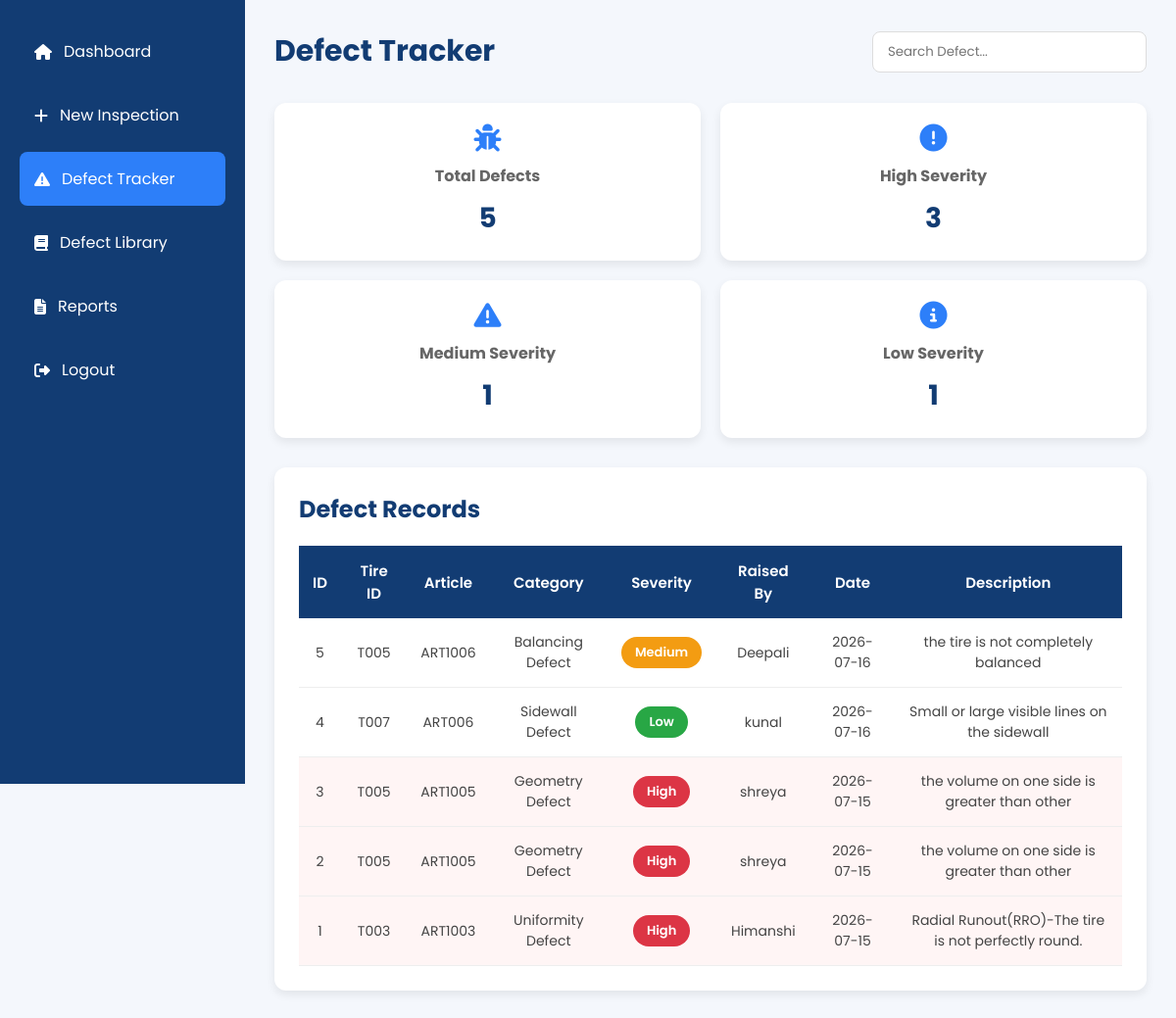
Page /tracker on the committed database.
### tables this page shows
CREATE TABLE defects(

        defect_id INTEGER PRIMARY KEY AUTOINCREMENT,

        inspection_id INTEGER,

        tire_id TEXT NOT NULL,

        article_number TEXT NOT NULL,

        defect_category TEXT NOT NULL,

        severity TEXT NOT NULL,

        defect_date TEXT NOT NULL,

        defect_description TEXT NOT NULL,

        raised_by TEXT NOT NULL,

        FOREIGN KEY(inspection_id)
        REFERENCES inspection(inspection_id)

    );

### app.py (the view)
@app.route("/tracker")
def tracker():
    conn = sqlite3.connect("qims.db")
    cursor = conn.cursor()
    cursor.execute("""
        SELECT
            defect_id,
            tire_id,
            article_number,
            defect_category,
            severity,
            defect_date,
            raised_by,
            defect_description
        FROM defects
        ORDER BY defect_id DESC
    """)
    defects = cursor.fetchall()
    cursor.execute("SELECT COUNT(*) FROM defects")
    total = cursor.fetchone()[0]
    cursor.execute("SELECT COUNT(*) FROM defects WHERE severity='High'")
    high = cursor.fetchone()[0]
    cursor.execute("SELECT COUNT(*) FROM defects WHERE severity='Medium'")
    medium = cursor.fetchone()[0]
    cursor.execute("SELECT COUNT(*) FROM defects WHERE severity='Low'")
    low = cursor.fetchone()[0]
    conn.close()
    return render_template(
        "tracker.html",
        defects=defects,
        total=total,
        high=high,
        medium=medium,
        low=low
    )

### templates/tracker.html (shortened to what this page needs)
<!DOCTYPE html>
<html lang="en">
<head>
    <link rel="stylesheet"
          href="{{ url_for('static', filename='css/tracker.css') }}">
    <link rel="stylesheet"
          href="https://cdnjs.cloudflare.com/ajax/libs/font-awesome/6.7.2/css/all.min.css">
</head>
<body>
<div class="container">
    <div class="sidebar">
        <ul>
            <li>
                <a href="/dashboard">
                    <i class="fa-solid fa-house"></i>
                    Dashboard
                </a>
            </li>
            <li>
                <a href="/inspection">
                    <i class="fa-solid fa-plus"></i>
                    New Inspection
                </a>
            </li>
            <li class="active">
                <a href="/tracker">
                    <i class="fa-solid fa-triangle-exclamation"></i>
                    Defect Tracker
                </a>
            </li>
            <li>
                <a href="/defect-library">
                    <i class="fa-solid fa-book"></i>
                    Defect Library
                </a>
            </li>
            <li>
                <a href="/report">
                    <i class="fa-solid fa-file-lines"></i>
                    Reports
                </a>
            </li>
            <li>
                <a href="/logout">
                    <i class="fa-solid fa-right-from-bracket"></i>
                    Logout
                </a>
            </li>
        </ul>
    </div>
    <div class="main-content">
        <div class="topbar">
            <h1>Defect Tracker</h1>
            <div class="top-right">
                <input
                type="text"
                id="searchInput"
                placeholder="Search Defect...">
            </div>
        </div>
        <div class="cards">
            <div class="card">
                <i class="fa-solid fa-bug"></i>
                <h3>Total Defects</h3>
                <h2>{{ total }}</h2>
            </div>
            <div class="card">
                <i class="fa-solid fa-circle-exclamation"></i>
                <h3>High Severity</h3>
                <h2>{{ high }}</h2>
            </div>
            <div class="card">
                <i class="fa-solid fa-triangle-exclamation"></i>
                <h3>Medium Severity</h3>
                <h2>{{ medium }}</h2>
            </div>
            <div class="card">
                <i class="fa-solid fa-circle-info"></i>
                <h3>Low Severity</h3>
                <h2>{{ low }}</h2>
            </div>
        </div>
        <div class="table-section">
            <h2>Defect Records</h2>
            <div class="table-container">
                <table id="trackerTable">
                    <thead>
                        <tr>
                            <th>ID</th>
                            <th>Tire ID</th>
                            <th>Article</th>
                            <th>Category</th>
                            <th>Severity</th>
                            <th>Raised By</th>
                            <th>Date</th>
                            <th>Description</th>
                        </tr>
                    </thead>
                    <tbody>
                    {% for row in defects %}
                    <tr>
                        <td>{{ row[0] }}</td>
                        <td>{{ row[1] }}</td>
                        <td>{{ row[2] }}</td>
                        <td>{{ row[3] }}</td>
                        <td>
                        {% if row[4]=="High" %}
                            <span class="high">{{ row[4] }}</span>
                        {% elif row[4]=="Medium" %}
                            <span class="medium">{{ row[4] }}</span>
                        {% else %}
                            <span class="low">{{ row[4] }}</span>
                        {% endif %}
                        </td>
                        <td>{{ row[6] }}</td>
                        <td>{{ row[5] }}</td>
                        <td>{{ row[7] }}</td>
                    </tr>
                    {% endfor %}
                    </tbody>
                </table>
            </div>
        </div>
    </div>
</div>
</body>
</html>

### static/css/tracker.css (style rules this page uses)
* { margin:0; padding:0; box-sizing:border-box; font-family:'Poppins',sans-serif; }
body { background:#f4f7fc; }
.container { display:flex; min-height:100vh; }
.sidebar { width:250px; background:#123c73; color:#fff; padding:25px 20px; position:fixed; height:100vh; }
.sidebar ul { list-style:none; }
.sidebar ul li { margin-bottom:10px; }
.sidebar ul li a { text-decoration:none; color:white; display:flex; align-items:center; gap:12px; padding:15px; border-radius:8px; transition:.3s; }
.sidebar ul li.active a { background:#2d7ff9; }
.main-content { margin-left:250px; width:calc(100% - 250px); padding:30px; }
.topbar { display:flex; justify-content:space-between; align-items:center; margin-bottom:30px; }
.topbar h1 { color:#123c73; font-size:30px; }
.top-right { display:flex; align-items:center; gap:15px; }
.top-right input { width:280px; padding:10px 15px; border:1px solid #ddd; border-radius:8px; outline:none; transition:.3s; }
.cards { display:grid; grid-template-columns:repeat(4,1fr); gap:20px; margin-bottom:30px; }
.card { background:#fff; padding:22px; border-radius:12px; box-shadow:0 4px 10px rgba(0,0,0,.08); text-align:center; transition:.3s; }
.card i { font-size:28px; color:#2d7ff9; margin-bottom:12px; }
.card h3 { color:#666; margin-bottom:10px; font-size:16px; }
.card h2 { color:#123c73; font-size:28px; }
.table-section { background:#fff; padding:25px; border-radius:12px; box-shadow:0 4px 10px rgba(0,0,0,.08); }
.table-section h2 { color:#123c73; margin-bottom:20px; }
.table-container { overflow-x:auto; }
table { width:100%; border-collapse:collapse; }
table thead { background:#123c73; color:#fff; }
table th { padding:14px; text-align:center; font-size:15px; font-weight:600; }
table td { padding:14px; text-align:center; border-bottom:1px solid #eee; font-size:14px; color:#444; }
table tbody tr { transition:.3s; }
.high { display:inline-block; padding:6px 14px; background:#dc3545; color:#fff; border-radius:20px; font-size:13px; font-weight:600; }
.medium { display:inline-block; padding:6px 14px; background:#f39c12; color:#fff; border-radius:20px; font-size:13px; font-weight:600; }
.low { display:inline-block; padding:6px 14px; background:#28a745; color:#fff; border-radius:20px; font-size:13px; font-weight:600; }
@media (max-width:1200px) { .cards { grid-template-columns:repeat(2,1fr); } }

### rows in the picture
defects: defect_id "5", tire "T005", article_number "ART1006", defect_category "Balancing Defect", severity "Medium", raised_by "Deepali", defect_date "2026-07-16", defect_description "the tire is not completely balanced"
defects: defect_id "4", tire "T007", article_number "ART006", defect_category "Sidewall Defect", severity "Low", raised_by "kunal", defect_date "2026-07-16", defect_description "Small or large visible lines on the sidewall"
defects: defect_id "3", tire "T005", article_number "ART1005", defect_category "Geometry Defect", severity "High", raised_by "shreya", defect_date "2026-07-15", defect_description "the volume on one side is greater than other"
defects: defect_id "2", tire "T005", article_number "ART1005", defect_category "Geometry Defect", severity "High", raised_by "shreya", defect_date "2026-07-15", defect_description "the volume on one side is greater than other"
defects: defect_id "1", tire "T003", article_number "ART1003", defect_category "Uniformity Defect", severity "High", raised_by "Himanshi", defect_date "2026-07-15", defect_description "Radial Runout(RRO)-The tire is not perfectly round."

### other values in the picture
{{ total }} "5"
{{ high }} "3"
{{ medium }} "1"
{{ low }} "1"
